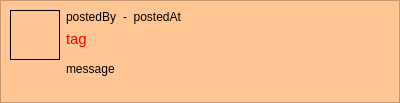
<?xml version="1.0" encoding="UTF-8"?>
<ui version="4.0">
 <class>PostItem</class>
 <widget class="QWidget" name="PostItem">
  <property name="geometry">
   <rect>
    <x>0</x>
    <y>0</y>
    <width>400</width>
    <height>103</height>
   </rect>
  </property>
  <property name="sizePolicy">
   <sizepolicy hsizetype="Preferred" vsizetype="Preferred">
    <horstretch>0</horstretch>
    <verstretch>0</verstretch>
   </sizepolicy>
  </property>
  <property name="palette">
   <palette>
    <active>
     <colorrole role="Base">
      <brush brushstyle="SolidPattern">
       <color alpha="255">
        <red>255</red>
        <green>255</green>
        <blue>255</blue>
       </color>
      </brush>
     </colorrole>
     <colorrole role="Window">
      <brush brushstyle="SolidPattern">
       <color alpha="255">
        <red>255</red>
        <green>197</green>
        <blue>146</blue>
       </color>
      </brush>
     </colorrole>
    </active>
    <inactive>
     <colorrole role="Base">
      <brush brushstyle="SolidPattern">
       <color alpha="255">
        <red>255</red>
        <green>255</green>
        <blue>255</blue>
       </color>
      </brush>
     </colorrole>
     <colorrole role="Window">
      <brush brushstyle="SolidPattern">
       <color alpha="255">
        <red>255</red>
        <green>197</green>
        <blue>146</blue>
       </color>
      </brush>
     </colorrole>
    </inactive>
    <disabled>
     <colorrole role="Base">
      <brush brushstyle="SolidPattern">
       <color alpha="255">
        <red>255</red>
        <green>197</green>
        <blue>146</blue>
       </color>
      </brush>
     </colorrole>
     <colorrole role="Window">
      <brush brushstyle="SolidPattern">
       <color alpha="255">
        <red>255</red>
        <green>197</green>
        <blue>146</blue>
       </color>
      </brush>
     </colorrole>
    </disabled>
   </palette>
  </property>
  <property name="windowTitle">
   <string>Form</string>
  </property>
  <property name="autoFillBackground">
   <bool>true</bool>
  </property>
  <layout class="QVBoxLayout" name="verticalLayout_2">
   <property name="spacing">
    <number>0</number>
   </property>
   <property name="margin">
    <number>0</number>
   </property>
   <item>
    <widget class="QFrame" name="frame">
     <property name="frameShape">
      <enum>QFrame::StyledPanel</enum>
     </property>
     <property name="frameShadow">
      <enum>QFrame::Raised</enum>
     </property>
     <layout class="QGridLayout" name="gridLayout">
      <item row="1" column="0" rowspan="4">
       <layout class="QVBoxLayout" name="verticalLayout">
        <item>
         <widget class="QLabel" name="avatarLabel">
          <property name="sizePolicy">
           <sizepolicy hsizetype="Fixed" vsizetype="Fixed">
            <horstretch>0</horstretch>
            <verstretch>0</verstretch>
           </sizepolicy>
          </property>
          <property name="minimumSize">
           <size>
            <width>50</width>
            <height>50</height>
           </size>
          </property>
          <property name="maximumSize">
           <size>
            <width>50</width>
            <height>50</height>
           </size>
          </property>
          <property name="frameShape">
           <enum>QFrame::Box</enum>
          </property>
          <property name="text">
           <string/>
          </property>
          <property name="textInteractionFlags">
           <set>Qt::NoTextInteraction</set>
          </property>
         </widget>
        </item>
        <item>
         <spacer name="verticalSpacer">
          <property name="orientation">
           <enum>Qt::Vertical</enum>
          </property>
          <property name="sizeHint" stdset="0">
           <size>
            <width>47</width>
            <height>13</height>
           </size>
          </property>
         </spacer>
        </item>
       </layout>
      </item>
      <item row="1" column="1">
       <layout class="QHBoxLayout" name="horizontalLayout">
        <item>
         <widget class="QLabel" name="postedByLabel">
          <property name="text">
           <string>postedBy</string>
          </property>
         </widget>
        </item>
        <item>
         <widget class="QLabel" name="postedAtLabel">
          <property name="sizePolicy">
           <sizepolicy hsizetype="Expanding" vsizetype="Preferred">
            <horstretch>0</horstretch>
            <verstretch>0</verstretch>
           </sizepolicy>
          </property>
          <property name="text">
           <string>-  postedAt</string>
          </property>
          <property name="textInteractionFlags">
           <set>Qt::LinksAccessibleByMouse|Qt::TextSelectableByMouse</set>
          </property>
         </widget>
        </item>
       </layout>
      </item>
      <item row="2" column="1">
       <widget class="QLabel" name="tagLabel">
        <property name="sizePolicy">
         <sizepolicy hsizetype="Expanding" vsizetype="MinimumExpanding">
          <horstretch>0</horstretch>
          <verstretch>0</verstretch>
         </sizepolicy>
        </property>
        <property name="palette">
         <palette>
          <active>
           <colorrole role="WindowText">
            <brush brushstyle="SolidPattern">
             <color alpha="255">
              <red>255</red>
              <green>0</green>
              <blue>0</blue>
             </color>
            </brush>
           </colorrole>
          </active>
          <inactive>
           <colorrole role="WindowText">
            <brush brushstyle="SolidPattern">
             <color alpha="255">
              <red>255</red>
              <green>0</green>
              <blue>0</blue>
             </color>
            </brush>
           </colorrole>
          </inactive>
          <disabled>
           <colorrole role="WindowText">
            <brush brushstyle="SolidPattern">
             <color alpha="255">
              <red>69</red>
              <green>69</green>
              <blue>69</blue>
             </color>
            </brush>
           </colorrole>
          </disabled>
         </palette>
        </property>
        <property name="font">
         <font>
          <pointsize>11</pointsize>
         </font>
        </property>
        <property name="text">
         <string>tag</string>
        </property>
        <property name="alignment">
         <set>Qt::AlignLeading|Qt::AlignLeft|Qt::AlignTop</set>
        </property>
        <property name="wordWrap">
         <bool>true</bool>
        </property>
        <property name="textInteractionFlags">
         <set>Qt::LinksAccessibleByMouse|Qt::TextSelectableByMouse</set>
        </property>
       </widget>
      </item>
      <item row="3" column="1">
       <widget class="QLabel" name="messageLabel">
        <property name="sizePolicy">
         <sizepolicy hsizetype="Expanding" vsizetype="MinimumExpanding">
          <horstretch>0</horstretch>
          <verstretch>0</verstretch>
         </sizepolicy>
        </property>
        <property name="text">
         <string>message</string>
        </property>
        <property name="alignment">
         <set>Qt::AlignLeading|Qt::AlignLeft|Qt::AlignTop</set>
        </property>
        <property name="wordWrap">
         <bool>true</bool>
        </property>
        <property name="textInteractionFlags">
         <set>Qt::LinksAccessibleByMouse|Qt::TextSelectableByMouse</set>
        </property>
       </widget>
      </item>
     </layout>
    </widget>
   </item>
  </layout>
 </widget>
 <resources/>
 <connections/>
</ui>
